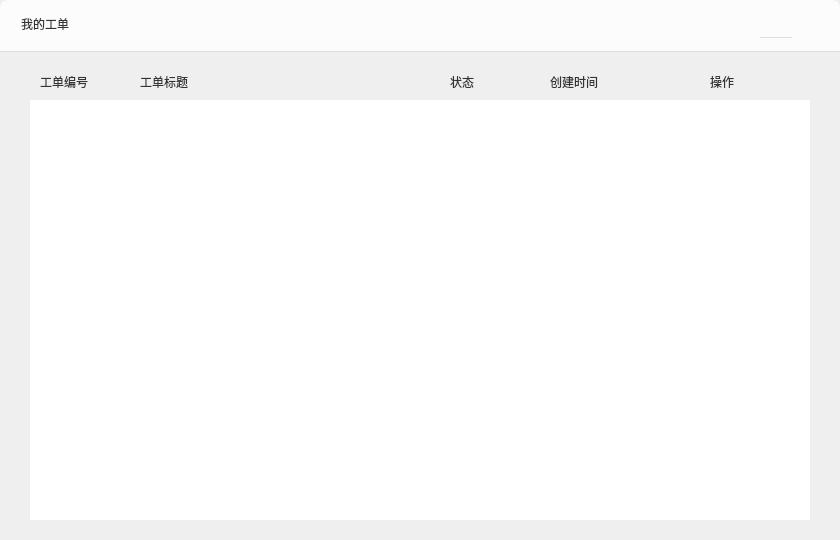
<?xml version="1.0" encoding="UTF-8"?>
<ui version="4.0">
 <class>OrderListWidget</class>
 <widget class="QWidget" name="OrderListWidget">
  <property name="geometry">
   <rect>
    <x>0</x>
    <y>0</y>
    <width>840</width>
    <height>540</height>
   </rect>
  </property>
  <property name="sizePolicy">
   <sizepolicy hsizetype="Fixed" vsizetype="Fixed">
    <horstretch>0</horstretch>
    <verstretch>0</verstretch>
   </sizepolicy>
  </property>
  <property name="minimumSize">
   <size>
    <width>800</width>
    <height>400</height>
   </size>
  </property>
  <property name="maximumSize">
   <size>
    <width>840</width>
    <height>600</height>
   </size>
  </property>
  <property name="windowTitle">
   <string>FinanMemberWidget</string>
  </property>
  <property name="styleSheet">
   <string notr="true">QWidget#FinanMemberWidget{background-color: rgb(255, 255, 255);border-radius:8px;}</string>
  </property>
  <widget class="QWidget" name="TopWidget" native="true">
   <property name="geometry">
    <rect>
     <x>0</x>
     <y>0</y>
     <width>840</width>
     <height>52</height>
    </rect>
   </property>
   <property name="sizePolicy">
    <sizepolicy hsizetype="Fixed" vsizetype="Fixed">
     <horstretch>0</horstretch>
     <verstretch>0</verstretch>
    </sizepolicy>
   </property>
   <property name="minimumSize">
    <size>
     <width>800</width>
     <height>52</height>
    </size>
   </property>
   <property name="maximumSize">
    <size>
     <width>840</width>
     <height>52</height>
    </size>
   </property>
   <property name="styleSheet">
    <string notr="true">background-color: rgb(252, 252, 252);
border-bottom:1px solid rgb(222, 222, 222);
border-top-right-radius:8px;
border-top-left-radius:8px;</string>
   </property>
   <widget class="QLabel" name="labelTitle">
    <property name="geometry">
     <rect>
      <x>21</x>
      <y>15</y>
      <width>80</width>
      <height>18</height>
     </rect>
    </property>
    <property name="sizePolicy">
     <sizepolicy hsizetype="Fixed" vsizetype="Fixed">
      <horstretch>0</horstretch>
      <verstretch>0</verstretch>
     </sizepolicy>
    </property>
    <property name="minimumSize">
     <size>
      <width>80</width>
      <height>18</height>
     </size>
    </property>
    <property name="maximumSize">
     <size>
      <width>80</width>
      <height>18</height>
     </size>
    </property>
    <property name="styleSheet">
     <string notr="true">font: 16px &quot;微软雅黑&quot;;
color: rgb(51, 51, 51);
border-bottom:0px;</string>
    </property>
    <property name="text">
     <string>我的工单</string>
    </property>
   </widget>
   <widget class="QPushButton" name="closeButton">
    <property name="geometry">
     <rect>
      <x>760</x>
      <y>10</y>
      <width>32</width>
      <height>28</height>
     </rect>
    </property>
    <property name="sizePolicy">
     <sizepolicy hsizetype="Fixed" vsizetype="Fixed">
      <horstretch>0</horstretch>
      <verstretch>0</verstretch>
     </sizepolicy>
    </property>
    <property name="minimumSize">
     <size>
      <width>32</width>
      <height>28</height>
     </size>
    </property>
    <property name="maximumSize">
     <size>
      <width>32</width>
      <height>28</height>
     </size>
    </property>
    <property name="styleSheet">
     <string notr="true">QPushButton{border-image: url(:/EntCenterWidget/image/close.png);}
QPushButton:hover,pressed{border-image: url(:/EntCenterWidget/image/close_sel.png);};</string>
    </property>
    <property name="text">
     <string/>
    </property>
   </widget>
  </widget>
  <widget class="QLabel" name="label">
   <property name="geometry">
    <rect>
     <x>40</x>
     <y>74</y>
     <width>60</width>
     <height>15</height>
    </rect>
   </property>
   <property name="sizePolicy">
    <sizepolicy hsizetype="Preferred" vsizetype="Fixed">
     <horstretch>0</horstretch>
     <verstretch>0</verstretch>
    </sizepolicy>
   </property>
   <property name="minimumSize">
    <size>
     <width>27</width>
     <height>15</height>
    </size>
   </property>
   <property name="maximumSize">
    <size>
     <width>270</width>
     <height>15</height>
    </size>
   </property>
   <property name="styleSheet">
    <string notr="true">font: 14px &quot;微软雅黑&quot;;
color:#333333;
border-bottom:0px;</string>
   </property>
   <property name="text">
    <string>工单编号</string>
   </property>
  </widget>
  <widget class="QLabel" name="label_2">
   <property name="geometry">
    <rect>
     <x>140</x>
     <y>74</y>
     <width>60</width>
     <height>15</height>
    </rect>
   </property>
   <property name="sizePolicy">
    <sizepolicy hsizetype="Preferred" vsizetype="Fixed">
     <horstretch>0</horstretch>
     <verstretch>0</verstretch>
    </sizepolicy>
   </property>
   <property name="minimumSize">
    <size>
     <width>27</width>
     <height>15</height>
    </size>
   </property>
   <property name="maximumSize">
    <size>
     <width>270</width>
     <height>15</height>
    </size>
   </property>
   <property name="styleSheet">
    <string notr="true">font: 14px &quot;微软雅黑&quot;;
color:#333333;
border-bottom:0px;</string>
   </property>
   <property name="text">
    <string>工单标题</string>
   </property>
  </widget>
  <widget class="QLabel" name="label_4">
   <property name="geometry">
    <rect>
     <x>450</x>
     <y>74</y>
     <width>27</width>
     <height>15</height>
    </rect>
   </property>
   <property name="sizePolicy">
    <sizepolicy hsizetype="Preferred" vsizetype="Fixed">
     <horstretch>0</horstretch>
     <verstretch>0</verstretch>
    </sizepolicy>
   </property>
   <property name="minimumSize">
    <size>
     <width>27</width>
     <height>15</height>
    </size>
   </property>
   <property name="maximumSize">
    <size>
     <width>270</width>
     <height>15</height>
    </size>
   </property>
   <property name="styleSheet">
    <string notr="true">font: 14px &quot;微软雅黑&quot;;
color:#333333;
border-bottom:0px;</string>
   </property>
   <property name="text">
    <string>状态</string>
   </property>
  </widget>
  <widget class="QLabel" name="label_6">
   <property name="geometry">
    <rect>
     <x>710</x>
     <y>74</y>
     <width>27</width>
     <height>15</height>
    </rect>
   </property>
   <property name="sizePolicy">
    <sizepolicy hsizetype="Preferred" vsizetype="Fixed">
     <horstretch>0</horstretch>
     <verstretch>0</verstretch>
    </sizepolicy>
   </property>
   <property name="minimumSize">
    <size>
     <width>27</width>
     <height>15</height>
    </size>
   </property>
   <property name="maximumSize">
    <size>
     <width>270</width>
     <height>15</height>
    </size>
   </property>
   <property name="styleSheet">
    <string notr="true">font: 14px &quot;微软雅黑&quot;;
color:#333333;
border-bottom:0px;</string>
   </property>
   <property name="text">
    <string>操作</string>
   </property>
  </widget>
  <widget class="QListWidget" name="listWidget">
   <property name="geometry">
    <rect>
     <x>30</x>
     <y>100</y>
     <width>780</width>
     <height>420</height>
    </rect>
   </property>
   <property name="sizePolicy">
    <sizepolicy hsizetype="Fixed" vsizetype="Fixed">
     <horstretch>0</horstretch>
     <verstretch>0</verstretch>
    </sizepolicy>
   </property>
   <property name="minimumSize">
    <size>
     <width>740</width>
     <height>310</height>
    </size>
   </property>
   <property name="maximumSize">
    <size>
     <width>780</width>
     <height>600</height>
    </size>
   </property>
   <property name="styleSheet">
    <string notr="true">QListWidget{border-bottom-left-radius:0px;}
QListWidget::Item{background:rgb(255,255,255);}</string>
   </property>
   <property name="frameShape">
    <enum>QFrame::NoFrame</enum>
   </property>
   <property name="verticalScrollBarPolicy">
    <enum>Qt::ScrollBarAsNeeded</enum>
   </property>
   <property name="horizontalScrollBarPolicy">
    <enum>Qt::ScrollBarAlwaysOff</enum>
   </property>
   <property name="selectionMode">
    <enum>QAbstractItemView::SingleSelection</enum>
   </property>
   <property name="selectionBehavior">
    <enum>QAbstractItemView::SelectItems</enum>
   </property>
  </widget>
  <widget class="QLabel" name="label_5">
   <property name="geometry">
    <rect>
     <x>550</x>
     <y>74</y>
     <width>60</width>
     <height>15</height>
    </rect>
   </property>
   <property name="sizePolicy">
    <sizepolicy hsizetype="Preferred" vsizetype="Fixed">
     <horstretch>0</horstretch>
     <verstretch>0</verstretch>
    </sizepolicy>
   </property>
   <property name="minimumSize">
    <size>
     <width>27</width>
     <height>15</height>
    </size>
   </property>
   <property name="maximumSize">
    <size>
     <width>270</width>
     <height>15</height>
    </size>
   </property>
   <property name="styleSheet">
    <string notr="true">font: 14px &quot;微软雅黑&quot;;
color:#333333;
border-bottom:0px;</string>
   </property>
   <property name="text">
    <string>创建时间</string>
   </property>
  </widget>
 </widget>
 <layoutdefault spacing="6" margin="11"/>
 <resources>
  <include location="EntCenterWidget.qrc"/>
 </resources>
 <connections/>
</ui>
